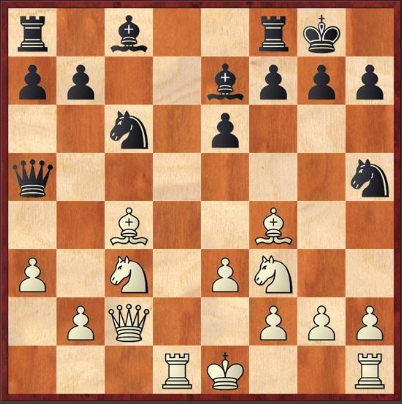
#> input picture scan-web/src/assets/sample.jpg, 402 x 404 px
$ python -i simple_chess_detector.py   (imports and definitions only)   (older library calls are emulated)
#> lines starting #> are read from the running program, lines starting #| are printed output that depends on the picture
"""
Simple grid-based chess position detector for digital boards.
Works by detecting the 8x8 grid and analyzing each square.
"""
import cv2
import numpy as np
from PIL import Image
import io


def detect_grid_lines(image: Image.Image):
    """
    Detect horizontal and vertical grid lines in a chess board.

    Returns:
        (horizontal_lines, vertical_lines) - Lists of line positions
    """
    # Convert to OpenCV format
    img_array = np.array(image)
    if len(img_array.shape) == 3:
        gray = cv2.cvtColor(img_array, cv2.COLOR_RGB2GRAY)
    else:
        gray = img_array

    print("🔍 Detecting grid lines...")

    # Enhance contrast
    clahe = cv2.createCLAHE(clipLimit=2.0, tileGridSize=(8,8))
    enhanced = clahe.apply(gray)

    # Edge detection
    edges = cv2.Canny(enhanced, 50, 150, apertureSize=3)

    # Detect lines using Hough Transform
    lines = cv2.HoughLinesP(edges, 1, np.pi/180, threshold=100,
                            minLineLength=100, maxLineGap=10)

    if lines is None:
        print("❌ No lines detected")
        return None, None

    # Separate horizontal and vertical lines
    horizontal_lines = []
    vertical_lines = []

    height, width = gray.shape

    for line in lines:
        x1, y1, x2, y2 = line[0]

        # Calculate angle
        if x2 - x1 == 0:
            angle = 90
        else:
            angle = abs(np.degrees(np.arctan((y2 - y1) / (x2 - x1))))

        # Horizontal lines (angle close to 0)
        if angle < 10:
            y_avg = (y1 + y2) // 2
            horizontal_lines.append(y_avg)
        # Vertical lines (angle close to 90)
        elif angle > 80:
            x_avg = (x1 + x2) // 2
            vertical_lines.append(x_avg)

    # Remove duplicate lines (close to each other)
    def remove_duplicates(lines, threshold=20):
        if not lines:
            return []
        lines = sorted(lines)
        filtered = [lines[0]]
        for line in lines[1:]:
            if line - filtered[-1] > threshold:
                filtered.append(line)
        return filtered

    horizontal_lines = remove_duplicates(horizontal_lines)
    vertical_lines = remove_duplicates(vertical_lines)

    print(f"  📏 Found {len(horizontal_lines)} horizontal lines")
    print(f"  📏 Found {len(vertical_lines)} vertical lines")

    return horizontal_lines, vertical_lines


def extract_board_squares(image: Image.Image, h_lines, v_lines):
    """
    Extract 64 individual square images from the board.

    Returns:
        List of 64 PIL Images (row by row, a8 to h1)
    """
    if h_lines is None or v_lines is None:
        return None

    # Need exactly 9 lines for 8 squares (borders + dividers)
    if len(h_lines) < 2 or len(v_lines) < 2:
        print("❌ Not enough grid lines detected")
        return None

    print("✂️  Extracting 64 squares...")

    # Convert to numpy array
    img_array = np.array(image)

    # Sort lines
    h_lines = sorted(h_lines)
    v_lines = sorted(v_lines)

    # If we have exactly 9 lines, use them all
    # Otherwise, interpolate 8 equal segments between first and last
    def get_segments(lines, num_segments=8):
        if len(lines) == num_segments + 1:
            return lines
        else:
            # Use first and last line, interpolate the rest
            start = lines[0]
            end = lines[-1]
            return [int(start + i * (end - start) / num_segments) for i in range(num_segments + 1)]

    h_segments = get_segments(h_lines)
    v_segments = get_segments(v_lines)

    squares = []

    # Extract each square (from top-left to bottom-right)
    for row in range(8):
        for col in range(8):
            y1 = h_segments[row]
            y2 = h_segments[row + 1]
            x1 = v_segments[col]
            x2 = v_segments[col + 1]

            # Add small padding to avoid grid lines
            padding = 2
            y1 += padding
            y2 -= padding
            x1 += padding
            x2 -= padding

            square = img_array[y1:y2, x1:x2]

            if square.size > 0:
                square_img = Image.fromarray(square)
                squares.append(square_img)

    print(f"✅ Extracted {len(squares)} squares")
    return squares


def classify_square(square_img: Image.Image):
    """
    Classify what's in a square: empty, white piece, or black piece.
    Uses multiple detection features for better accuracy.

    Returns:
        ('empty', None) or ('piece', 'color') where color is 'w' or 'b'
    """
    from scipy.stats import entropy

    # Convert to numpy array
    square = np.array(square_img)

    # Convert to grayscale if needed
    if len(square.shape) == 3:
        gray = cv2.cvtColor(square, cv2.COLOR_RGB2GRAY)
    else:
        gray = square

    # Apply Gaussian blur to reduce noise
    blurred = cv2.GaussianBlur(gray, (5, 5), 0)

    # Feature 1: Canny edge detection
    edges = cv2.Canny(blurred, 30, 100)
    edge_pixel_count = np.sum(edges > 0)
    total_pixels = edges.size
    edge_ratio = edge_pixel_count / total_pixels

    # Feature 2: Variance (already computed)
    variance = np.var(gray)

    # Feature 3: Standard deviation
    std_dev = np.std(gray)

    # Feature 4: Laplacian variance (alternative edge detection)
    laplacian = cv2.Laplacian(blurred, cv2.CV_64F)
    laplacian_var = laplacian.var()

    # Feature 5: Entropy (complexity measure)
    # Calculate histogram and normalize
    hist, _ = np.histogram(gray, bins=32, range=(0, 256))
    hist = hist / hist.sum()
    img_entropy = entropy(hist + 1e-7)  # Add small value to avoid log(0)

    # Feature 6: Center region analysis
    # Pieces typically have more detail in center, empty squares are uniform
    h, w = gray.shape
    center_h, center_w = h // 4, w // 4
    center_region = gray[center_h:3*center_h, center_w:3*center_w]
    edge_region_top = gray[0:center_h, :]
    edge_region_bottom = gray[3*center_h:, :]

    center_mean = np.mean(center_region) if center_region.size > 0 else np.mean(gray)
    edge_mean = (np.mean(edge_region_top) + np.mean(edge_region_bottom)) / 2
    center_edge_diff = abs(center_mean - edge_mean)

    # Feature 7: Sobel edge detection (horizontal + vertical)
    sobelx = cv2.Sobel(blurred, cv2.CV_64F, 1, 0, ksize=3)
    sobely = cv2.Sobel(blurred, cv2.CV_64F, 0, 1, ksize=3)
    sobel_magnitude = np.sqrt(sobelx**2 + sobely**2)
    sobel_mean = np.mean(sobel_magnitude)

    # Scoring system: combine multiple features
    piece_score = 0

    # Score based on edges (weight: 3)
    if edge_ratio > 0.04:
        piece_score += 3
    elif edge_ratio > 0.025:
        piece_score += 2
    elif edge_ratio > 0.015:
        piece_score += 1

    # Score based on variance (weight: 2)
    if variance > 600:
        piece_score += 2
    elif variance > 400:
        piece_score += 1

    # Score based on laplacian variance (weight: 2)
    if laplacian_var > 300:
        piece_score += 2
    elif laplacian_var > 150:
        piece_score += 1

    # Score based on entropy (weight: 2)
    if img_entropy > 3.5:
        piece_score += 2
    elif img_entropy > 3.0:
        piece_score += 1

    # Score based on center-edge difference (weight: 1)
    if center_edge_diff > 20:
        piece_score += 1

    # Score based on sobel (weight: 1)
    if sobel_mean > 25:
        piece_score += 1

    # Decision threshold: if score >= 4, it's a piece
    # Max score is 11, we need at least 4 to consider it a piece
    if piece_score < 4:
        return ('empty', None)

    # It's a piece - determine color
    # Calculate statistics on the original grayscale image
    mean_brightness = np.mean(gray)

    # Also check the darkest pixels
    dark_pixels = np.sum(gray < 80)
    dark_ratio = dark_pixels / total_pixels

    # Black pieces have more dark pixels and lower mean brightness
    if dark_ratio > 0.15 or mean_brightness < 120:
        return ('piece', 'b')
    else:
        return ('piece', 'w')


def classify_piece_type(square_img: Image.Image, color: str, debug=False):
    """
    Classify the type of piece (P, N, B, R, Q, K) using shape analysis.

    Uses contour analysis, aspect ratios, and pixel distribution patterns.
    """
    # Convert to numpy array
    square = np.array(square_img)

    # Convert to grayscale if needed
    if len(square.shape) == 3:
        gray = cv2.cvtColor(square, cv2.COLOR_RGB2GRAY)
    else:
        gray = square

    # Enhance contrast for better piece extraction
    clahe = cv2.createCLAHE(clipLimit=2.0, tileGridSize=(4,4))
    enhanced = clahe.apply(gray)

    # Blur to reduce noise and connect piece parts
    blurred = cv2.GaussianBlur(enhanced, (5, 5), 0)

    # Adaptive thresholding works better for digital boards with gradients
    if color == 'b':
        # Black pieces - use adaptive threshold
        binary = cv2.adaptiveThreshold(blurred, 255, cv2.ADAPTIVE_THRESH_GAUSSIAN_C,
                                        cv2.THRESH_BINARY_INV, 11, 2)
    else:
        # White pieces - use adaptive threshold
        binary = cv2.adaptiveThreshold(blurred, 255, cv2.ADAPTIVE_THRESH_GAUSSIAN_C,
                                        cv2.THRESH_BINARY, 11, 2)

    # Morphological operations to fill holes and connect components
    kernel = np.ones((3, 3), np.uint8)
    binary = cv2.morphologyEx(binary, cv2.MORPH_CLOSE, kernel, iterations=2)
    binary = cv2.morphologyEx(binary, cv2.MORPH_OPEN, kernel, iterations=1)

    # Find contours
    contours, _ = cv2.findContours(binary, cv2.RETR_EXTERNAL, cv2.CHAIN_APPROX_SIMPLE)

    if not contours:
        return 'P'  # Default to pawn

    # Get the largest contour (the piece)
    main_contour = max(contours, key=cv2.contourArea)
    area = cv2.contourArea(main_contour)

    # If area is too small, likely empty or error
    if area < 50:
        return 'P'

    # Calculate bounding rectangle
    x, y, w, h = cv2.boundingRect(main_contour)

    # Sanity check: reject crazy aspect ratios (likely detection errors)
    if w == 0 or h == 0:
        return 'P'

    aspect_ratio_check = h / w
    if aspect_ratio_check > 3.0 or aspect_ratio_check < 0.3:
        # Crazy aspect ratio - probably bad detection, default to pawn
        if debug:
            print(f"    ⚠️  Rejecting bad aspect ratio: {aspect_ratio_check:.2f}, defaulting to PAWN")
        return 'P'

    # Feature 1: Aspect ratio (height/width)
    aspect_ratio = h / w if w > 0 else 1.0

    # Feature 2: Extent (contour area / bounding box area)
    bbox_area = w * h
    extent = area / bbox_area if bbox_area > 0 else 0

    # Feature 3: Vertical center of mass (where is the piece's weight?)
    M = cv2.moments(main_contour)
    if M['m00'] != 0:
        cy = M['m01'] / M['m00']
        # Normalize to 0-1 (top to bottom)
        vertical_com = cy / gray.shape[0]
    else:
        vertical_com = 0.5

    # Feature 4: Top half vs bottom half mass distribution
    top_half = binary[:binary.shape[0]//2, :]
    bottom_half = binary[binary.shape[0]//2:, :]
    top_mass = np.sum(top_half > 0)
    bottom_mass = np.sum(bottom_half > 0)
    mass_ratio = top_mass / (bottom_mass + 1)  # +1 to avoid division by zero

    # Feature 5: Convex hull - how much of the contour is convex?
    hull = cv2.convexHull(main_contour)
    hull_area = cv2.contourArea(hull)
    solidity = area / hull_area if hull_area > 0 else 0

    # Optional debug output
    if debug:
        print(f"    Features: aspect={aspect_ratio:.2f}, extent={extent:.2f}, "
              f"mass_ratio={mass_ratio:.2f}, solidity={solidity:.2f}, vcom={vertical_com:.2f}")

    # Classification rules based on piece characteristics for digital boards:
    # Digital pieces are more uniform, so we need more relaxed thresholds

    # ROOK: Rectangular/tower shape, moderate extent, nearly square aspect
    # Rooks have a very blocky, solid shape
    if 0.85 < aspect_ratio < 1.05 and 0.55 < extent < 0.70 and solidity > 0.70:
        if debug: print(f"    → Classified as ROOK")
        return 'R'

    # KNIGHT: Very irregular shape (low solidity), distinctive outline
    # Knights have the most irregular, asymmetric shape
    if solidity < 0.65:
        if debug: print(f"    → Classified as KNIGHT")
        return 'N'

    # BISHOP: Pointed top, moderate solidity, narrow
    # Bishops have a pointed outline
    if 0.85 < aspect_ratio < 1.05 and extent < 0.60 and 0.50 < solidity < 0.75:
        if debug: print(f"    → Classified as BISHOP")
        return 'B'

    # QUEEN: Tall crown, spiky top (low solidity), tall
    if aspect_ratio > 1.05 and solidity < 0.75 and mass_ratio > 0.7:
        if debug: print(f"    → Classified as QUEEN")
        return 'Q'

    # KING: Cross on top, taller, high top mass
    if aspect_ratio > 1.05 and mass_ratio > 0.7 and extent < 0.70:
        if debug: print(f"    → Classified as KING")
        return 'K'

    # PAWN: Small, rounded, bottom-heavy or default case
    # Most pieces that don't fit other categories are pawns
    if debug: print(f"    → Classified as PAWN (default)")
    return 'P'


def detect_board_orientation(squares):
    """
    Detect which side is white by analyzing piece distribution.

    Returns:
        rotation: 0 (white bottom), 180 (black bottom), or None (auto-detect failed)
    """
    print("🧭 Detecting board orientation...")

    # Count white and black pieces in bottom 2 rows vs top 2 rows
    bottom_white = 0
    bottom_black = 0
    top_white = 0
    top_black = 0

    for i in range(64):
        square_type, color = classify_square(squares[i])
        if square_type == 'piece':
            row = i // 8
            if row >= 6:  # Bottom 2 rows
                if color == 'w':
                    bottom_white += 1
                else:
                    bottom_black += 1
            elif row <= 1:  # Top 2 rows
                if color == 'w':
                    top_white += 1
                else:
                    top_black += 1

    print(f"  📊 Top rows: {top_white} white, {top_black} black")
    print(f"  📊 Bottom rows: {bottom_white} white, {bottom_black} black")

    # If bottom has more white pieces, white is on bottom (normal orientation)
    # If top has more white pieces, board is flipped
    if bottom_white > top_white and bottom_black < top_black:
        print("  ✅ Detected: White on bottom (normal)")
        return 0
    elif top_white > bottom_white and top_black < bottom_black:
        print("  ✅ Detected: White on top (flipped 180°)")
        return 180
    else:
        print("  ⚠️ Could not auto-detect orientation")
        return None


def _infer_castling_rights_from_board(board_chars):
    """
    board_chars: list of 64 pieces in row-major order a8..h1.
    Returns correct castling rights like 'KQkq' or '-' based on pieces on start squares.
    """
    def at(file_idx, rank_idx):  # file 0=a..7=h, rank 0=8th..7=1st
        return board_chars[rank_idx*8 + file_idx]

    rights = []
    # White side
    wk = at(4, 7) == 'K'  # e1
    wra = at(0, 7) == 'R'  # a1
    wrh = at(7, 7) == 'R'  # h1
    if wk and wrh: rights.append('K')
    if wk and wra: rights.append('Q')
    # Black side
    bk = at(4, 0) == 'k'  # e8
    bra = at(0, 0) == 'r'
    brh = at(7, 0) == 'r'
    if bk and brh: rights.append('k')
    if bk and bra: rights.append('q')
    return ''.join(rights) if rights else '-'


def squares_to_fen(squares, rotation=None):
    """
    Convert 64 classified squares to FEN notation.

    Args:
        squares: List of 64 PIL Images
        rotation: 0 (white bottom), 90, 180 (black bottom), 270, or None (auto-detect)

    Returns:
        FEN string
    """
    print("🎯 Analyzing squares and generating FEN...")

    if not squares or len(squares) != 64:
        print("❌ Invalid number of squares")
        return None

    # Auto-detect orientation if not specified
    if rotation is None:
        rotation = detect_board_orientation(squares)
        if rotation is None:
            print("  ⚠️ Defaulting to 0° rotation (white on bottom)")
            rotation = 0

    print(f"🔄 Using rotation: {rotation}°")

    board = []

    # Save first row of squares for debugging
    import tempfile
    import os
    debug_dir = tempfile.gettempdir()

    print(f"💾 Saving debug squares to: {debug_dir}")

    for i in range(64):
        # Apply rotation to square index
        if rotation == 0:
            idx = i
        elif rotation == 90:
            # Rotate 90° clockwise: row becomes col, col becomes 7-row
            row, col = i // 8, i % 8
            idx = col * 8 + (7 - row)
        elif rotation == 180:
            # Rotate 180°: reverse order
            idx = 63 - i
        elif rotation == 270:
            # Rotate 270° clockwise (90° counter-clockwise)
            row, col = i // 8, i % 8
            idx = (7 - col) * 8 + row
        else:
            idx = i

        square_img = squares[idx]
        square_type, color = classify_square(square_img)

        if square_type == 'empty':
            board.append('.')
        else:
            # Save first 16 squares for inspection
            if i < 16:
                debug_path = os.path.join(debug_dir, f"square_{i:02d}_{color}.png")
                square_img.save(debug_path)
                print(f"  💾 Saved square {i} to: {debug_path}")

            # Detect piece type with debug enabled for first few pieces
            debug = (i < 16)  # Debug first 16 squares (first 2 rows)
            piece_type = classify_piece_type(square_img, color, debug=debug)

            # Combine color and type
            if color == 'w':
                piece = piece_type.upper()
            else:
                piece = piece_type.lower()

            board.append(piece)

    # Convert board array to FEN
    fen_rows = []
    for row in range(8):
        fen_row = ""
        empty_count = 0

        for col in range(8):
            idx = row * 8 + col
            piece = board[idx]

            if piece == '.':
                empty_count += 1
            else:
                if empty_count > 0:
                    fen_row += str(empty_count)
                    empty_count = 0
                fen_row += piece

        if empty_count > 0:
            fen_row += str(empty_count)

        fen_rows.append(fen_row)

    # Join rows with /
    fen = '/'.join(fen_rows)

    # Add default turn and castling info
    castling = _infer_castling_rights_from_board(board)
    fen += f' w {castling} - 0 1'

    validate_fen(fen)  # <-- add this for debugging

    print(f"✅ Generated FEN: {fen}")
    return fen


def detect_chess_position_simple(image: Image.Image, rotation=None):
    """
    Main function: Detect chess position from digital board image.

    Args:
        image: PIL Image of a chess board
        rotation: 0 (white bottom), 90, 180 (black bottom), 270, or None (auto-detect)

    Returns:
        FEN string or None if detection failed
    """
    try:
        print("🎲 Starting simple grid-based detection...")

        # Step 1: Detect grid lines
        h_lines, v_lines = detect_grid_lines(image)

        if h_lines is None or v_lines is None:
            print("⚠️  Grid detection failed")
            return None

        # Step 2: Extract 64 squares
        squares = extract_board_squares(image, h_lines, v_lines)

        if squares is None:
            print("⚠️  Square extraction failed")
            return None

        # Step 3: Classify squares and generate FEN
        fen = squares_to_fen(squares, rotation=rotation)

        return fen

    except Exception as e:
        print(f"❌ Error in simple detection: {e}")
        import traceback
        traceback.print_exc()
        return None


# simple_chess_detector.py  (bottom of file)

import chess

def validate_fen(fen: str):
    """Quick helper to verify if a FEN string is legal and loadable by python-chess."""
    try:
        board = chess.Board(fen)
        print("✅ Valid FEN")
    except Exception as e:
        print(f"❌ Invalid FEN: {e}")

>>> import cv2
>>> picture = cv2.cvtColor(cv2.imread('../../../scan-web/src/assets/sample.jpg'), cv2.COLOR_BGR2RGB)
>>> result = detect_chess_position_simple(picture)
#> in detect_grid_lines, `gray = cv2.cvtColor(img_array, cv2.COLOR_RGB2GRAY)`:
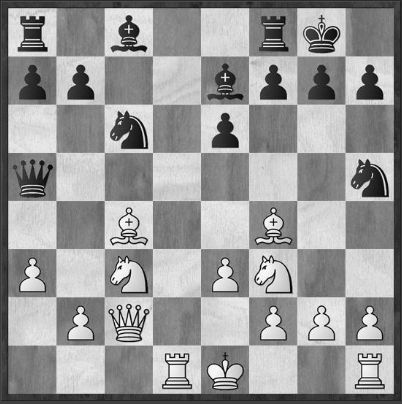
#> gray: shape (404, 402); min 1, max 253, mean 152.3
#> in detect_grid_lines, `enhanced = clahe.apply(gray)`:
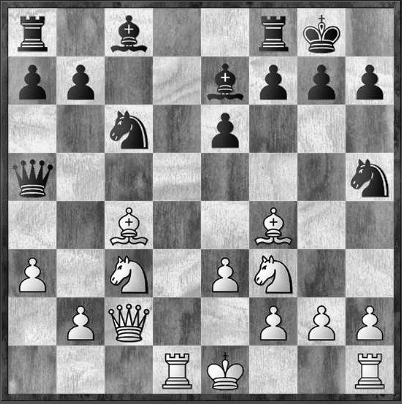
#> enhanced: shape (404, 402); min 1, max 255, mean 148.2
#> in detect_grid_lines, `edges = cv2.Canny(enhanced, 50, 150, apertureSize=3)`:
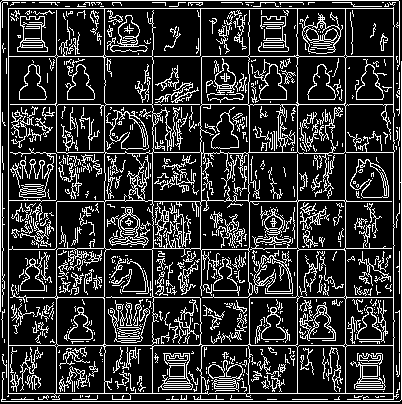
#> edges: shape (404, 402); 20% white in thin lines or dots
#> in detect_grid_lines, `lines = cv2.HoughLinesP(edges, 1, np.pi/180, threshold=100, minLineLen..`: lines = 28 rows, first 6: [8, 401, 8, 0], [345, 401, 345, 0], [56, 401, 56, 0], [104, 401, 104, 0], [9, 345, 401, 345], [0, 297, 401, 297]
#> the loop in detect_grid_lines, `for line in lines:` made 28 passes
#> (x1, y1, x2, y2, angle, x_avg) on passes 1, 2, 3, 4, 11, 13, 14, 16: (8, 401, 8, 0, 90, 8), (345, 401, 345, 0, 90, 345), (56, 401, 56, 0, 90, 56), (104, 401, 104, 0, 90, 104), (401, 399, 401, 61, 90, 401), (393, 399, 393, 2, 90, 393), (297, 399, 297, 2, 90, 297), (399, 113, 399, 1, 90, 399)
#> after the loop in detect_grid_lines, `for line in lines:`: horizontal_lines = [345, 297, 401, 393, 56, 0, 8, 104, 399]; vertical_lines = [8, 345, 56, 104, 401, 393, 297, 399, 0, 152, 2, 35]
#> in remove_duplicates, `lines = sorted(lines)`: lines = [0, 8, 56, 104, 297, 345, 393, 399, 401]
#> in remove_duplicates, `filtered = [lines[0]]`: filtered = [0]
#> the loop in remove_duplicates, `for line in lines[1:]:` made 8 passes
#> line on passes 1 to 8: 8, 56, 104, 297, 345, 393, 399, 401
#> after the loop in remove_duplicates, `for line in lines[1:]:`: filtered = [0, 56, 104, 297, 345, 393]
#> the loop in remove_duplicates (call 2), `for line in lines[1:]:` made 11 passes
#> line on passes 1 to 8: 2, 8, 35, 56, 104, 152, 297, 345
#> in detect_grid_lines, `vertical_lines = remove_duplicates(vertical_lines)`: vertical_lines = [0, 35, 56, 104, 152, 297, 345, 393]
#|   📏 Found 6 horizontal lines
#|   📏 Found 8 vertical lines
#> in detect_chess_position_simple, `h_lines, v_lines = detect_grid_lines(image)`: h_lines = [0, 56, 104, 297, 345, 393]; v_lines = [0, 35, 56, 104, 152, 297, 345, 393]
#> in extract_board_squares, `h_lines = sorted(h_lines)`: h_lines = [0, 56, 104, 297, 345, 393]
#> in extract_board_squares, `v_lines = sorted(v_lines)`: v_lines = [0, 35, 56, 104, 152, 297, 345, 393]
#> in get_segments, `start = lines[0]`: start = 0
#> in get_segments, `end = lines[-1]`: end = 393
#> in extract_board_squares, `h_segments = get_segments(h_lines)`: h_segments = [0, 49, 98, 147, 196, 245, 294, 343, 393]
#> after the loop in extract_board_squares, `for row in range(8):`:
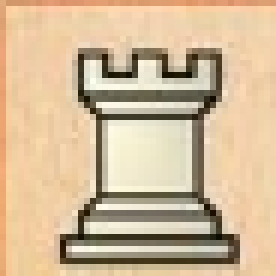
#> square: shape (46, 46, 3) (shown 6 times larger); mean R, G, B 209.8, 185.6, 152.7
#> after the loop in extract_board_squares, `for row in range(8):`: squares = 64 items
#| ✅ Extracted 64 squares
#> (the rest of the program and of its run is left out)
